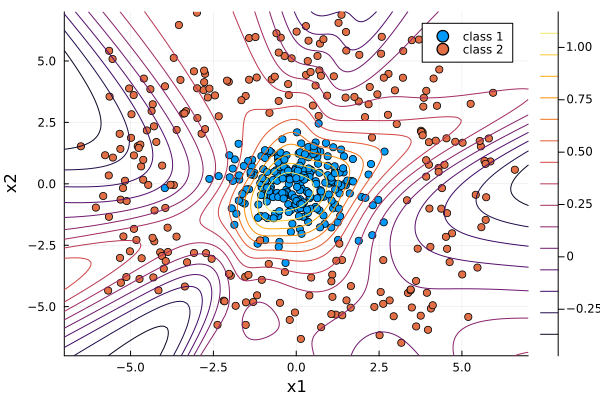

The script that drew this image:
using Plots

# xの行数は次元数、列数がデータ数
# yは横ベクトル
# D次元、Kクラス、N個のデータ数

function linear_regress(x, y)
    M = size(x, 1)
    N = size(x, 2)
    K = size(y, 1)

    A = hcat(ones(N), x')
    w = (A' * A) \ (A' * y')
    return w[1, :], w[2:M+1, :]
end

function f_class_1(x_1, x_2)
    phi = tanh.(v * [x_1, x_2] + b)
    return w0[1] + w[:, 1]' * phi
end

# 初期値の設定
N = 500
M = 10
K = 2

# データセットの用意
x_1 = randn(2, div(N, 2))
x_2 = zeros(2, div(N, 2))
for i = 1:div(N, 2)
    theta = 2pi * rand()
    x_2[:, i] = [5cos(theta), 5sin(theta)] + randn(2)
end
x = hcat(x_1, x_2)

y_1 = repeat([1, 0], 1, div(N, 2))
y_2 = repeat([0, 1], 1, div(N, 2))
y = hcat(y_1, y_2)

# phi
v = randn(M, 2)
b = randn(M)
phi = zeros(M, N)

for n = 1:N
    for j = 1:M
        phi[j, n] = tanh(x[1, n]*v[j, 1] + x[2, n]*v[j, 2] + b[j])
    end
end

# 回帰係数の計算
w0, w = linear_regress(phi, y)

# プロット
x1_grid = -7.0:0.1:7.0
x2_grid = -7.0:0.1:7.0

plot(x_1[1, :], x_1[2, :], st=scatter, label="class 1", xlabel="x1", ylabel="x2", xlims=(-7, 7), ylims=(-7, 7))
plot!(x_2[1, :], x_2[2, :], st=scatter, label="class 2")
contour!(x1_grid, x2_grid, f_class_1.(x1_grid', x2_grid))
